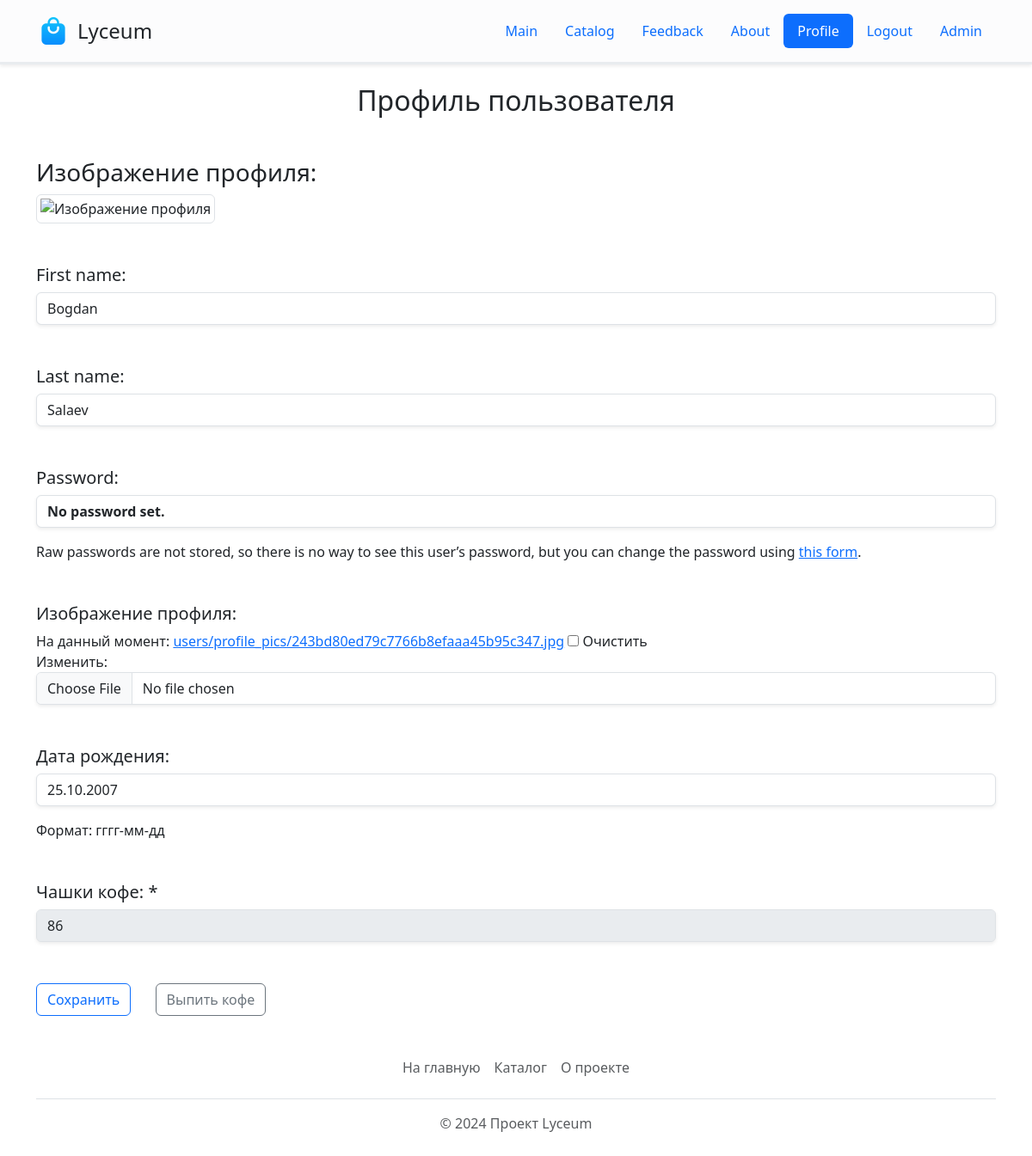
The app's page /auth/profile/ (signed in), older data.
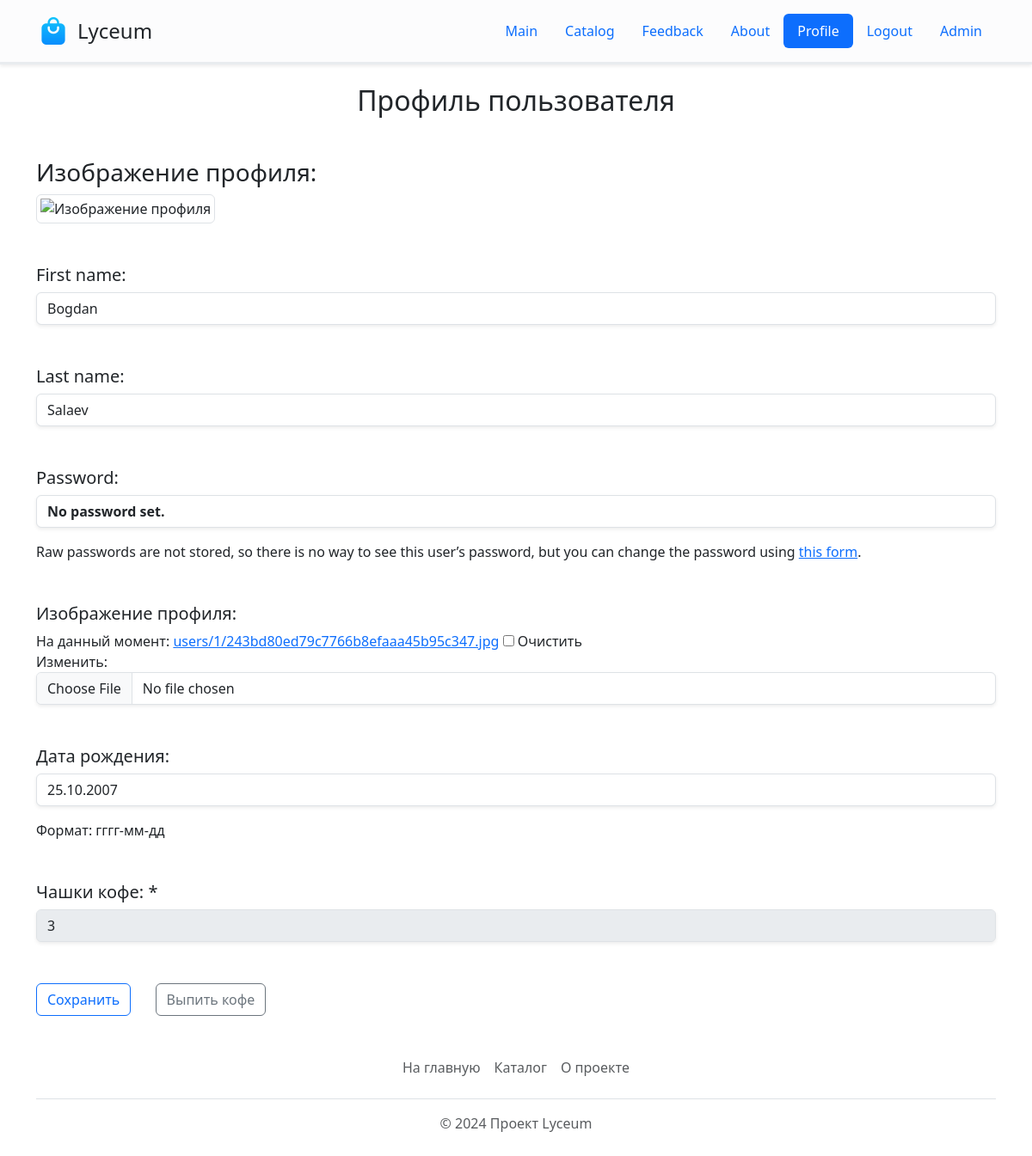
The same page, newer data.
### users/models.py (models this page shows, shortened)
class Profile(django.db.models.Model):
    def image_path(self, filename):
        return f"users/{self.user.id}/{filename}"
    user = django.db.models.OneToOneField(
        django.contrib.auth.models.User,
        on_delete=django.db.models.CASCADE,
        related_name="profile",
    )
    birthday = django.db.models.DateField(
        verbose_name="дата рождения",
        blank=True,
        null=True,
    )
    coffee_count = django.db.models.PositiveIntegerField(
        verbose_name="чашки кофе",
        default=0,
    )
    image = django.db.models.ImageField(
        verbose_name="изображение профиля",
        upload_to=image_path,
        null=True,
        blank=True,
        storage=storage,
    )
    attempts_count = django.db.models.PositiveIntegerField(
        verbose_name="попыток входа",
        default=0,
    )
    block_date = django.db.models.DateTimeField(
        verbose_name="дата блокировки",
        blank=True,
        null=True,
    )
    def get_image_300x300(self):
        return sorl.thumbnail.get_thumbnail(
            self.image,
            "300x300",
            crop="center",
            quality=51,
        )
    class Meta:
        verbose_name = "Профиль пользователя"
        verbose_name_plural = "Профили пользователей"

### users/views.py (the view)
@django.contrib.auth.decorators.login_required
def profile(request):
    user_form = users.forms.UserChangeForm(
        request.POST or None,
        instance=request.user,
    )
    profile_form = users.forms.UpdateProfileForm(
        request.POST or None,
        request.FILES or None,
        instance=request.user.profile,
    )
    context = {
        "user_form": user_form,
        "profile_form": profile_form,
    }
    if (
        request.method == "POST"
        and user_form.is_valid()
        and profile_form.is_valid()
    ):
        user_form.save()
        profile_form.save()
        django.contrib.messages.success(request, "Изменения сохранены")
        return django.shortcuts.redirect(django.urls.reverse("users:profile"))
    return django.shortcuts.render(request, "users/profile.html", context)

### users/forms.py
class UserChangeForm(
    BootstrapFormMixin,
    django.contrib.auth.forms.UserChangeForm,
):
    class Meta(django.contrib.auth.forms.UserChangeForm.Meta):
        model = users.models.User
        fields = (
            users.models.User.first_name.field.name,
            users.models.User.last_name.field.name,
        )

class UpdateProfileForm(
    BootstrapFormMixin,
    django.forms.ModelForm,
):
    def __init__(self, *args, **kwargs):
        super().__init__(*args, **kwargs)
        coffee_count = self.fields[
            users.models.Profile.coffee_count.field.name
        ]
        coffee_count.disabled = True
    class Meta:
        model = users.models.Profile
        fields = (
            users.models.Profile.image.field.name,
            users.models.Profile.birthday.field.name,
            users.models.Profile.coffee_count.field.name,
        )
        help_texts = {
            users.models.Profile.birthday.field.name: "Формат: гггг-мм-дд",
        }

### templates/users/profile.html (shortened to what this page needs)
{% extends 'base.html' %}
{% block content %}
	<div class="container">
    <h2 class="h2 text-center mb-5">Профиль пользователя</h2>
    <form method="post" enctype="multipart/form-data">
      <div class="mb-5">
        <h3 class="h3">Изображение профиля:</h3>
        {% if request.user.profile.image %}
        	<img class="img-thumbnail" src="{{ request.user.profile.get_image_300x300.url }}" alt="Изображение профиля">
        {% else %}
          <small class="text-small">Без фотографии</small>
        {% endif %}
      </div>
      {% with form=user_form %}
      	{% include 'includes/form.html' %}
      {% endwith %}
      {% with form=profile_form %}
      	{% include 'includes/form.html' %}
      {% endwith %}
      <button type="submit" class="btn btn-outline-primary">Сохранить</button>
      <a class="btn btn-outline-secondary mx-4" href="{% url 'homepage:coffee' %}">Выпить кофе</a>
    </form>
  </div>
{% endblock %}

### templates/includes/form.html (shortened to what this page needs)
{% load widget_tweaks %}
{% for field in form %}
  <div class="mb-5">
    <h5 class="h5">
      {{ field.label_tag }}
      {% if field.field.required %}
        <span>*</span>
      {% endif %}
    </h5>
    {{ field | add_class:"form-control mb-3 shadow-sm" }}
    {% if field.help_text %}
      <p class="help" id="{{ filed.id_for_label }}-help">{{ field.help_text | safe }}</p>
    {% endif %}
  </div>
{% endfor %}

Row changes from the older to the newer data that the page shows:
changed Profile: coffee_count "86" → "3"
Text that changed along with them:
text no longer shown: "На данный момент: users/profile_pics/243bd80ed79c7766b8efaaa45b95c347.jpg Очистить Изменить:"
text now shown: "На данный момент: users/1/243bd80ed79c7766b8efaaa45b95c347.jpg Очистить Изменить:"
